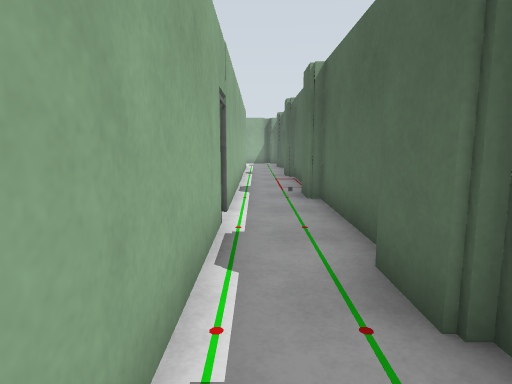
view 1 (above)

15 first-person views from a walk through a Gazebo world. The camera is 1.3 m above the floor, tilts 8° down and sees 75° across. The floor is counted in squares, 1 m on a side. Each view is taken from the middle of a square. On the plan, view 1 faces up. The plan holds only what a view shows up to about 14 squares ahead; the rest is blank. Robots are left out. Simple patterns stand in for the simulator's built-in surfaces. Surface patterns are stand-ins for the level's own textures.

view 2
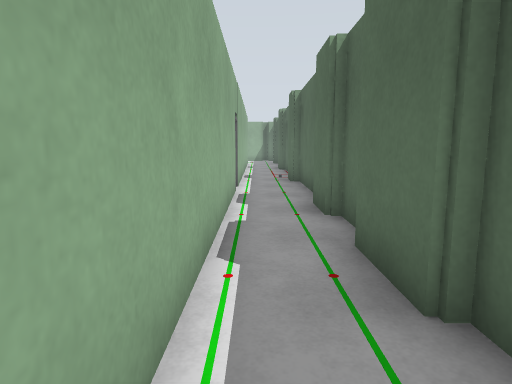

view 3
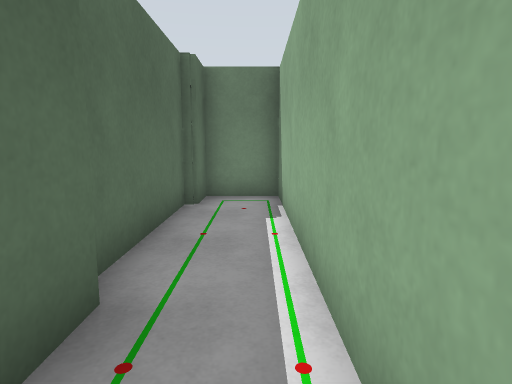

view 4
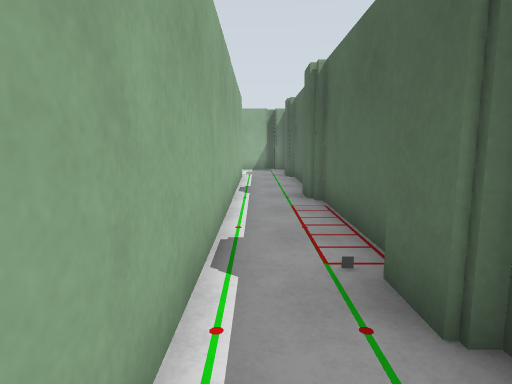

view 5
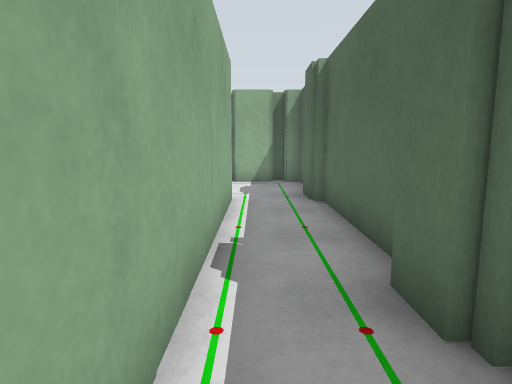

view 6
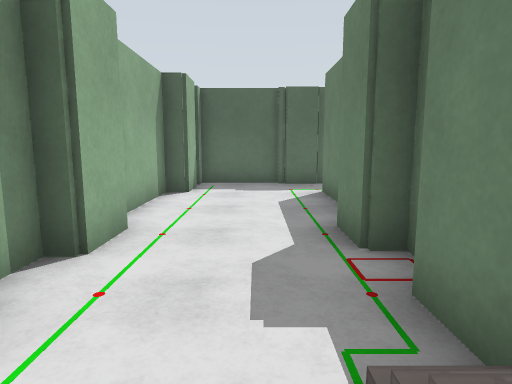

view 7
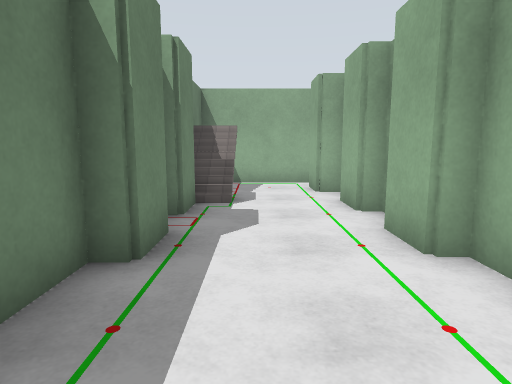

view 8
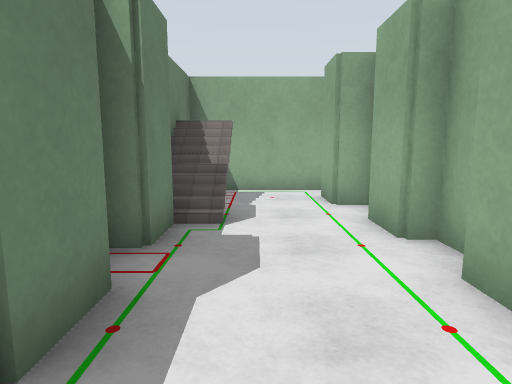

view 9
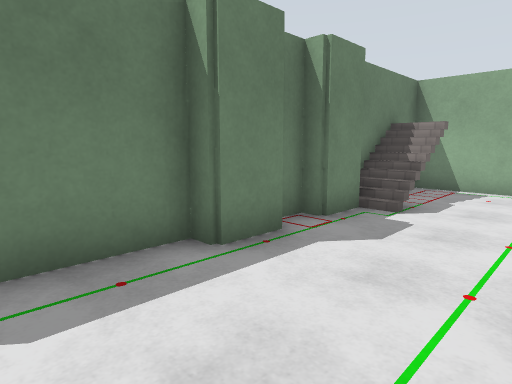

view 10
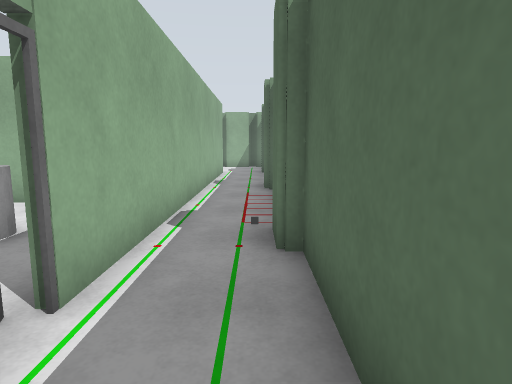

view 11
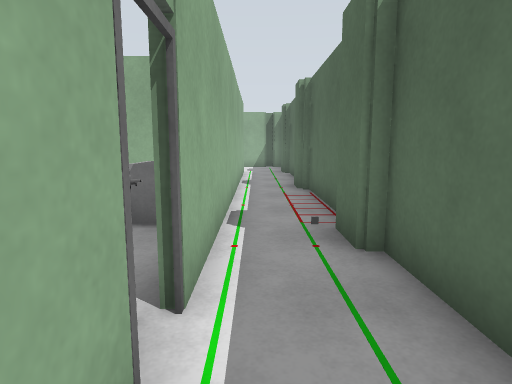

view 12
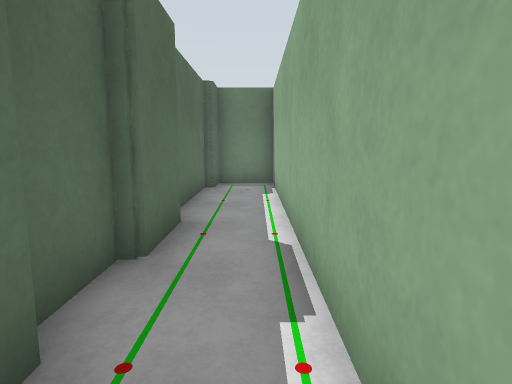

view 13
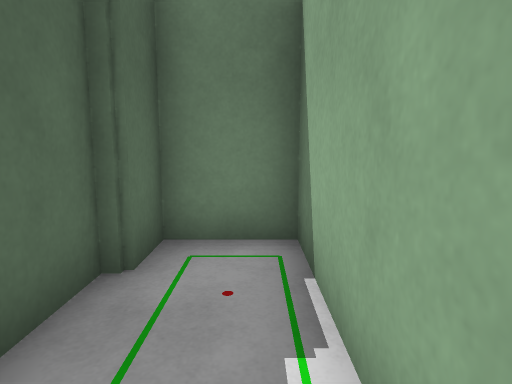

view 14
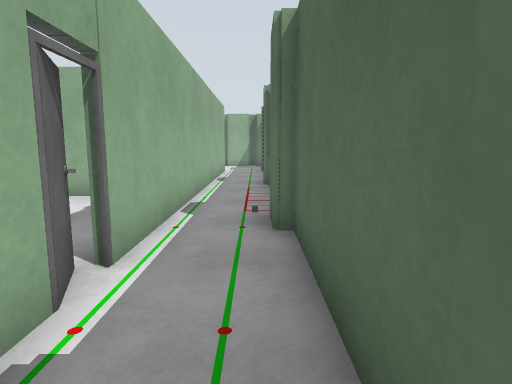

view 15
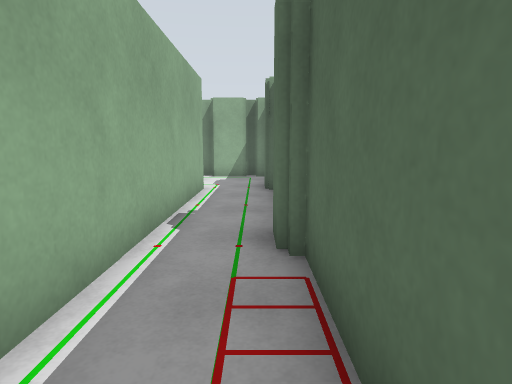

### Floor plan
Points are (right, up) in squares from view 1. A wall is a line through its corners. A room is listed if a view was taken in it or the views show most of it. See-through windows are left out.
Room 1 (views 1, 2, 3, 4, 5, 6, 7, 8, 9, 10, 11, 12, 13, 14, 15)
walls: (1.3, 13.7) (1.3, 15); (1.6, 15.6) (1.6, 19.7); (1.6, 9.9) (1.6, 13.9); (1.3, 19.6) (1.3, 21.2); (1.3, 7.9) (1.3, 9.2); (1.6, 21.2) (1.6, 24) (1, 24); (-0.6, 5.5) (-0.6, -7.5) (1.3, -7.5) (1.3, -6.3); (-0.8, 23.7) (-0.8, 24.5) (-4.8, 24.5) (-4.8, 24) (-6.2, 24) (-6.2, 24.5) (-7.5, 24.5) (-7.5, 24) (-8.9, 24); (0.6, 24) (-0.9, 24); (1.6, 3.9) (1.6, 8); (-8.5, 20.7) (-7.1, 20.7) (-7.1, 20.1) (-6, 20.1) (-6, 20.7) (-4.6, 20.7) (-4.6, 20.1) (-0.6, 20.1) (-0.6, 6.5); (1.3, 2) (1.3, 3.5); (-11.2, 20.1) (-9.4, 20.1); (1.6, 0.2) (1.6, 2.1); (-10.2, 23.7) (-11.6, 23.7); (1.3, -1.8) (1.3, 0.4); (-12.7, 24) (-12.7, 20.2); (1.6, -6.4) (1.6, -1.6)
objects: stairs (-11, 21); door leaf (-1, 6); other object (1, 9)

Where each view was taken, in squares from view 1:
view 1: 0 up, 0 right, facing up
view 2: 4 down, 0 right, facing up
view 3: 1 up, 0 right, facing down
view 4: 6 up, 0 right, facing up
view 5: 12 up, 0 right, facing up
view 6: 22 up, 10 left, facing right
view 7: 22 up, 1 left, facing left
view 8: 22 up, 3 left, facing left
view 9: 24 up, 2 left, facing down-left
view 10: 4 up, 1 right, facing up
view 11: 4 up, 0 right, facing up
view 12: 4 up, 0 right, facing down
view 13: 3 down, 0 right, facing down
view 14: 3 up, 1 right, facing up
view 15: 10 up, 1 right, facing up
